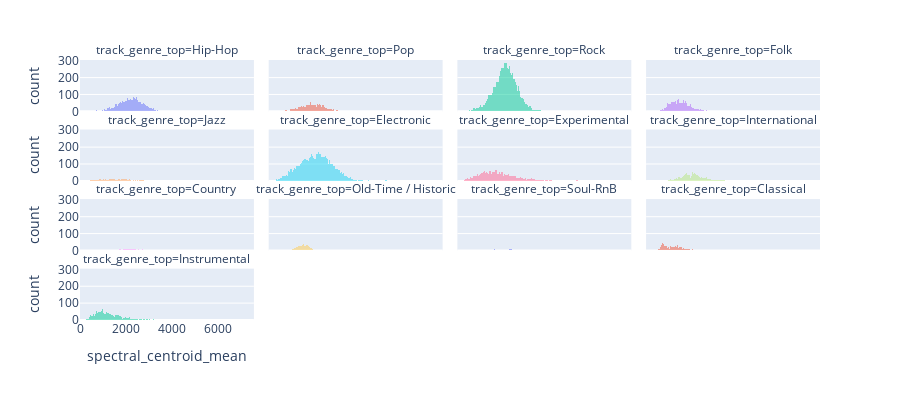
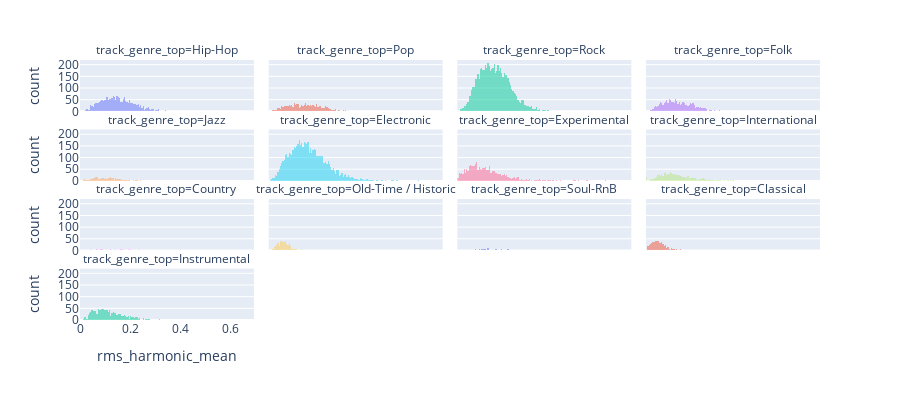

Notebook code for these charts, in order:
### Code cell
import plotly.express as px
# Create an interactive widget to select features.
from ipywidgets import widgets
from IPython.display import display, clear_output

# Create the dropdown widget for feature selection
dropdown = widgets.Dropdown(
    options=features,
    value='tempo',
    description='Feature:',
    disabled=False,
)

# Placeholder for the Plotly figure
figure_placeholder = widgets.Output()

def update_chart(change):
    with figure_placeholder:
        clear_output(wait=False)  # Clear the previous chart
        # Create a new figure with the selected feature
        fig = px.histogram(df_union, x=change.new, color="track_genre_top", barmode="overlay",
                           facet_col="track_genre_top", facet_col_wrap=4)
        fig.update_layout(height=400,showlegend=False)  # Set the desired new height for your chart
        fig.show()

# When the dropdown value changes, update the chart with the new feature
dropdown.observe(update_chart, names='value')

# Display the dropdown
display(dropdown)

# Display the Plotly figure output placeholder
display(figure_placeholder)

### Figure 1 — Plotly figure (JSON) as saved in the notebook; plotly's stock layout.template omitted (floating-point values rounded to 4 significant figures; data arrays with more than 128 entries replaced by an {"elided": "..."} marker saying what was removed)
{"data": [{"alignmentgroup": "True", "bingroup": "x", "hovertemplate": "track_genre_top=Hip-Hop<br>spectral_centroid_mean=%{x}<br>count=%{y}<extra></extra>", "legendgroup": "Hip-Hop", "marker": {"color": "#636efa", "opacity": 0.5, "pattern": {"shape": ""}}, "name": "Hip-Hop", "offsetgroup": "Hip-Hop", "orientation": "v", "showlegend": true, "type": "histogram", "x": {"elided": "1977 float values"}, "xaxis": "x13", "yaxis": "y13"}, {"alignmentgroup": "True", "bingroup": "x", "hovertemplate": "track_genre_top=Pop<br>spectral_centroid_mean=%{x}<br>count=%{y}<extra></extra>", "legendgroup": "Pop", "marker": {"color": "#EF553B", "opacity": 0.5, "pattern": {"shape": ""}}, "name": "Pop", "offsetgroup": "Pop", "orientation": "v", "showlegend": true, "type": "histogram", "x": {"elided": "1064 float values"}, "xaxis": "x14", "yaxis": "y14"}, {"alignmentgroup": "True", "bingroup": "x", "hovertemplate": "track_genre_top=Rock<br>spectral_centroid_mean=%{x}<br>count=%{y}<extra></extra>", "legendgroup": "Rock", "marker": {"color": "#00cc96", "opacity": 0.5, "pattern": {"shape": ""}}, "name": "Rock", "offsetgroup": "Rock", "orientation": "v", "showlegend": true, "type": "histogram", "x": {"elided": "6387 float values"}, "xaxis": "x15", "yaxis": "y15"}, {"alignmentgroup": "True", "bingroup": "x", "hovertemplate": "track_genre_top=Folk<br>spectral_centroid_mean=%{x}<br>count=%{y}<extra></extra>", "legendgroup": "Folk", "marker": {"color": "#ab63fa", "opacity": 0.5, "pattern": {"shape": ""}}, "name": "Folk", "offsetgroup": "Folk", "orientation": "v", "showlegend": true, "type": "histogram", "x": {"elided": "1366 float values"}, "xaxis": "x16", "yaxis": "y16"}, {"alignmentgroup": "True", "bingroup": "x", "hovertemplate": "track_genre_top=Jazz<br>spectral_centroid_mean=%{x}<br>count=%{y}<extra></extra>", "legendgroup": "Jazz", "marker": {"color": "#FFA15A", "opacity": 0.5, "pattern": {"shape": ""}}, "name": "Jazz", "offsetgroup": "Jazz", "orientation": "v", "showlegend": true, "type": "histogram", "x": {"elided": "345 float values"}, "xaxis": "x9", "yaxis": "y9"}, {"alignmentgroup": "True", "bingroup": "x", "hovertemplate": "track_genre_top=Electronic<br>spectral_centroid_mean=%{x}<br>count=%{y}<extra></extra>", "legendgroup": "Electronic", "marker": {"color": "#19d3f3", "opacity": 0.5, "pattern": {"shape": ""}}, "name": "Electronic", "offsetgroup": "Electronic", "orientation": "v", "showlegend": true, "type": "histogram", "x": {"elided": "5680 float values"}, "xaxis": "x10", "yaxis": "y10"}, {"alignmentgroup": "True", "bingroup": "x", "hovertemplate": "track_genre_top=Experimental<br>spectral_centroid_mean=%{x}<br>count=%{y}<extra></extra>", "legendgroup": "Experimental", "marker": {"color": "#FF6692", "opacity": 0.5, "pattern": {"shape": ""}}, "name": "Experimental", "offsetgroup": "Experimental", "orientation": "v", "showlegend": true, "type": "histogram", "x": {"elided": "2025 float values"}, "xaxis": "x11", "yaxis": "y11"}, {"alignmentgroup": "True", "bingroup": "x", "hovertemplate": "track_genre_top=International<br>spectral_centroid_mean=%{x}<br>count=%{y}<extra></extra>", "legendgroup": "International", "marker": {"color": "#B6E880", "opacity": 0.5, "pattern": {"shape": ""}}, "name": "International", "offsetgroup": "International", "orientation": "v", "showlegend": true, "type": "histogram", "x": {"elided": "916 float values"}, "xaxis": "x12", "yaxis": "y12"}, {"alignmentgroup": "True", "bingroup": "x", "hovertemplate": "track_genre_top=Country<br>spectral_centroid_mean=%{x}<br>count=%{y}<extra></extra>", "legendgroup": "Country", "marker": {"color": "#FF97FF", "opacity": 0.5, "pattern": {"shape": ""}}, "name": "Country", "offsetgroup": "Country", "orientation": "v", "showlegend": true, "type": "histogram", "x": {"elided": "160 float values"}, "xaxis": "x5", "yaxis": "y5"}, {"alignmentgroup": "True", "bingroup": "x", "hovertemplate": "track_genre_top=Old-Time / Historic<br>spectral_centroid_mean=%{x}<br>count=%{y}<extra></extra>", "legendgroup": "Old-Time / Historic", "marker": {"color": "#FECB52", "opacity": 0.5, "pattern": {"shape": ""}}, "name": "Old-Time / Historic", "offsetgroup": "Old-Time / Historic", "orientation": "v", "showlegend": true, "type": "histogram", "x": {"elided": "459 float values"}, "xaxis": "x6", "yaxis": "y6"}, {"alignmentgroup": "True", "bingroup": "x", "hovertemplate": "track_genre_top=Soul-RnB<br>spectral_centroid_mean=%{x}<br>count=%{y}<extra></extra>", "legendgroup": "Soul-RnB", "marker": {"color": "#636efa", "opacity": 0.5, "pattern": {"shape": ""}}, "name": "Soul-RnB", "offsetgroup": "Soul-RnB", "orientation": "v", "showlegend": true, "type": "histogram", "x": {"elided": "136 float values"}, "xaxis": "x7", "yaxis": "y7"}, {"alignmentgroup": "True", "bingroup": "x", "hovertemplate": "track_genre_top=Classical<br>spectral_centroid_mean=%{x}<br>count=%{y}<extra></extra>", "legendgroup": "Classical", "marker": {"color": "#EF553B", "opacity": 0.5, "pattern": {"shape": ""}}, "name": "Classical", "offsetgroup": "Classical", "orientation": "v", "showlegend": true, "type": "histogram", "x": {"elided": "557 float values"}, "xaxis": "x8", "yaxis": "y8"}, {"alignmentgroup": "True", "bingroup": "x", "hovertemplate": "track_genre_top=Instrumental<br>spectral_centroid_mean=%{x}<br>count=%{y}<extra></extra>", "legendgroup": "Instrumental", "marker": {"color": "#00cc96", "opacity": 0.5, "pattern": {"shape": ""}}, "name": "Instrumental", "offsetgroup": "Instrumental", "orientation": "v", "showlegend": true, "type": "histogram", "x": {"elided": "1218 float values"}, "xaxis": "x", "yaxis": "y"}], "layout": {"annotations": [{"font": {}, "showarrow": false, "text": "track_genre_top=Instrumental", "x": 0.1175, "xanchor": "center", "xref": "paper", "y": 0.1975, "yanchor": "bottom", "yref": "paper"}, {"font": {}, "showarrow": false, "text": "track_genre_top=Country", "x": 0.1175, "xanchor": "center", "xref": "paper", "y": 0.465, "yanchor": "bottom", "yref": "paper"}, {"font": {}, "showarrow": false, "text": "track_genre_top=Old-Time / Historic", "x": 0.3725, "xanchor": "center", "xref": "paper", "y": 0.465, "yanchor": "bottom", "yref": "paper"}, {"font": {}, "showarrow": false, "text": "track_genre_top=Soul-RnB", "x": 0.6275, "xanchor": "center", "xref": "paper", "y": 0.465, "yanchor": "bottom", "yref": "paper"}, {"font": {}, "showarrow": false, "text": "track_genre_top=Classical", "x": 0.8825, "xanchor": "center", "xref": "paper", "y": 0.465, "yanchor": "bottom", "yref": "paper"}, {"font": {}, "showarrow": false, "text": "track_genre_top=Jazz", "x": 0.1175, "xanchor": "center", "xref": "paper", "y": 0.7325, "yanchor": "bottom", "yref": "paper"}, {"font": {}, "showarrow": false, "text": "track_genre_top=Electronic", "x": 0.3725, "xanchor": "center", "xref": "paper", "y": 0.7325, "yanchor": "bottom", "yref": "paper"}, {"font": {}, "showarrow": false, "text": "track_genre_top=Experimental", "x": 0.6275, "xanchor": "center", "xref": "paper", "y": 0.7325, "yanchor": "bottom", "yref": "paper"}, {"font": {}, "showarrow": false, "text": "track_genre_top=International", "x": 0.8825, "xanchor": "center", "xref": "paper", "y": 0.7325, "yanchor": "bottom", "yref": "paper"}, {"font": {}, "showarrow": false, "text": "track_genre_top=Hip-Hop", "x": 0.1175, "xanchor": "center", "xref": "paper", "y": 1, "yanchor": "bottom", "yref": "paper"}, {"font": {}, "showarrow": false, "text": "track_genre_top=Pop", "x": 0.3725, "xanchor": "center", "xref": "paper", "y": 1, "yanchor": "bottom", "yref": "paper"}, {"font": {}, "showarrow": false, "text": "track_genre_top=Rock", "x": 0.6275, "xanchor": "center", "xref": "paper", "y": 1, "yanchor": "bottom", "yref": "paper"}, {"font": {}, "showarrow": false, "text": "track_genre_top=Folk", "x": 0.8825, "xanchor": "center", "xref": "paper", "y": 1, "yanchor": "bottom", "yref": "paper"}], "barmode": "overlay", "height": 400, "legend": {"title": {"text": "track_genre_top"}, "tracegroupgap": 0}, "margin": {"t": 60}, "showlegend": false, "xaxis": {"anchor": "y", "domain": [0, 0.235], "title": {"text": "spectral_centroid_mean"}}, "xaxis10": {"anchor": "y10", "domain": [0.255, 0.49], "matches": "x", "showticklabels": false}, "xaxis11": {"anchor": "y11", "domain": [0.51, 0.745], "matches": "x", "showticklabels": false}, "xaxis12": {"anchor": "y12", "domain": [0.765, 1.0], "matches": "x", "showticklabels": false}, "xaxis13": {"anchor": "y13", "domain": [0, 0.235], "matches": "x", "showticklabels": false}, "xaxis14": {"anchor": "y14", "domain": [0.255, 0.49], "matches": "x", "showticklabels": false}, "xaxis15": {"anchor": "y15", "domain": [0.51, 0.745], "matches": "x", "showticklabels": false}, "xaxis16": {"anchor": "y16", "domain": [0.765, 1.0], "matches": "x", "showticklabels": false}, "xaxis2": {"anchor": "y2", "domain": [0.255, 0.49], "matches": "x", "title": {"text": "spectral_centroid_mean"}}, "xaxis3": {"anchor": "y3", "domain": [0.51, 0.745], "matches": "x", "title": {"text": "spectral_centroid_mean"}}, "xaxis4": {"anchor": "y4", "domain": [0.765, 1.0], "matches": "x", "title": {"text": "spectral_centroid_mean"}}, "xaxis5": {"anchor": "y5", "domain": [0, 0.235], "matches": "x", "showticklabels": false}, "xaxis6": {"anchor": "y6", "domain": [0.255, 0.49], "matches": "x", "showticklabels": false}, "xaxis7": {"anchor": "y7", "domain": [0.51, 0.745], "matches": "x", "showticklabels": false}, "xaxis8": {"anchor": "y8", "domain": [0.765, 1.0], "matches": "x", "showticklabels": false}, "xaxis9": {"anchor": "y9", "domain": [0, 0.235], "matches": "x", "showticklabels": false}, "yaxis": {"anchor": "x", "domain": [0, 0.1975], "title": {"text": "count"}}, "yaxis10": {"anchor": "x10", "domain": [0.535, 0.7325], "matches": "y", "showticklabels": false}, "yaxis11": {"anchor": "x11", "domain": [0.535, 0.7325], "matches": "y", "showticklabels": false}, "yaxis12": {"anchor": "x12", "domain": [0.535, 0.7325], "matches": "y", "showticklabels": false}, "yaxis13": {"anchor": "x13", "domain": [0.8025, 1], "matches": "y", "title": {"text": "count"}}, "yaxis14": {"anchor": "x14", "domain": [0.8025, 1], "matches": "y", "showticklabels": false}, "yaxis15": {"anchor": "x15", "domain": [0.8025, 1], "matches": "y", "showticklabels": false}, "yaxis16": {"anchor": "x16", "domain": [0.8025, 1], "matches": "y", "showticklabels": false}, "yaxis2": {"anchor": "x2", "domain": [0, 0.1975], "matches": "y", "showticklabels": false}, "yaxis3": {"anchor": "x3", "domain": [0, 0.1975], "matches": "y", "showticklabels": false}, "yaxis4": {"anchor": "x4", "domain": [0, 0.1975], "matches": "y", "showticklabels": false}, "yaxis5": {"anchor": "x5", "domain": [0.2675, 0.465], "matches": "y", "title": {"text": "count"}}, "yaxis6": {"anchor": "x6", "domain": [0.2675, 0.465], "matches": "y", "showticklabels": false}, "yaxis7": {"anchor": "x7", "domain": [0.2675, 0.465], "matches": "y", "showticklabels": false}, "yaxis8": {"anchor": "x8", "domain": [0.2675, 0.465], "matches": "y", "showticklabels": false}, "yaxis9": {"anchor": "x9", "domain": [0.535, 0.7325], "matches": "y", "title": {"text": "count"}}}}

### Figure 2 — Plotly figure (JSON) as saved in the notebook; plotly's stock layout.template omitted (floating-point values rounded to 4 significant figures; data arrays with more than 128 entries replaced by an {"elided": "..."} marker saying what was removed)
{"data": [{"alignmentgroup": "True", "bingroup": "x", "hovertemplate": "track_genre_top=Hip-Hop<br>rms_harmonic_mean=%{x}<br>count=%{y}<extra></extra>", "legendgroup": "Hip-Hop", "marker": {"color": "#636efa", "opacity": 0.5, "pattern": {"shape": ""}}, "name": "Hip-Hop", "offsetgroup": "Hip-Hop", "orientation": "v", "showlegend": true, "type": "histogram", "x": {"elided": "1977 float values"}, "xaxis": "x13", "yaxis": "y13"}, {"alignmentgroup": "True", "bingroup": "x", "hovertemplate": "track_genre_top=Pop<br>rms_harmonic_mean=%{x}<br>count=%{y}<extra></extra>", "legendgroup": "Pop", "marker": {"color": "#EF553B", "opacity": 0.5, "pattern": {"shape": ""}}, "name": "Pop", "offsetgroup": "Pop", "orientation": "v", "showlegend": true, "type": "histogram", "x": {"elided": "1064 float values"}, "xaxis": "x14", "yaxis": "y14"}, {"alignmentgroup": "True", "bingroup": "x", "hovertemplate": "track_genre_top=Rock<br>rms_harmonic_mean=%{x}<br>count=%{y}<extra></extra>", "legendgroup": "Rock", "marker": {"color": "#00cc96", "opacity": 0.5, "pattern": {"shape": ""}}, "name": "Rock", "offsetgroup": "Rock", "orientation": "v", "showlegend": true, "type": "histogram", "x": {"elided": "6387 float values"}, "xaxis": "x15", "yaxis": "y15"}, {"alignmentgroup": "True", "bingroup": "x", "hovertemplate": "track_genre_top=Folk<br>rms_harmonic_mean=%{x}<br>count=%{y}<extra></extra>", "legendgroup": "Folk", "marker": {"color": "#ab63fa", "opacity": 0.5, "pattern": {"shape": ""}}, "name": "Folk", "offsetgroup": "Folk", "orientation": "v", "showlegend": true, "type": "histogram", "x": {"elided": "1366 float values"}, "xaxis": "x16", "yaxis": "y16"}, {"alignmentgroup": "True", "bingroup": "x", "hovertemplate": "track_genre_top=Jazz<br>rms_harmonic_mean=%{x}<br>count=%{y}<extra></extra>", "legendgroup": "Jazz", "marker": {"color": "#FFA15A", "opacity": 0.5, "pattern": {"shape": ""}}, "name": "Jazz", "offsetgroup": "Jazz", "orientation": "v", "showlegend": true, "type": "histogram", "x": {"elided": "345 float values"}, "xaxis": "x9", "yaxis": "y9"}, {"alignmentgroup": "True", "bingroup": "x", "hovertemplate": "track_genre_top=Electronic<br>rms_harmonic_mean=%{x}<br>count=%{y}<extra></extra>", "legendgroup": "Electronic", "marker": {"color": "#19d3f3", "opacity": 0.5, "pattern": {"shape": ""}}, "name": "Electronic", "offsetgroup": "Electronic", "orientation": "v", "showlegend": true, "type": "histogram", "x": {"elided": "5680 float values"}, "xaxis": "x10", "yaxis": "y10"}, {"alignmentgroup": "True", "bingroup": "x", "hovertemplate": "track_genre_top=Experimental<br>rms_harmonic_mean=%{x}<br>count=%{y}<extra></extra>", "legendgroup": "Experimental", "marker": {"color": "#FF6692", "opacity": 0.5, "pattern": {"shape": ""}}, "name": "Experimental", "offsetgroup": "Experimental", "orientation": "v", "showlegend": true, "type": "histogram", "x": {"elided": "2025 float values"}, "xaxis": "x11", "yaxis": "y11"}, {"alignmentgroup": "True", "bingroup": "x", "hovertemplate": "track_genre_top=International<br>rms_harmonic_mean=%{x}<br>count=%{y}<extra></extra>", "legendgroup": "International", "marker": {"color": "#B6E880", "opacity": 0.5, "pattern": {"shape": ""}}, "name": "International", "offsetgroup": "International", "orientation": "v", "showlegend": true, "type": "histogram", "x": {"elided": "916 float values"}, "xaxis": "x12", "yaxis": "y12"}, {"alignmentgroup": "True", "bingroup": "x", "hovertemplate": "track_genre_top=Country<br>rms_harmonic_mean=%{x}<br>count=%{y}<extra></extra>", "legendgroup": "Country", "marker": {"color": "#FF97FF", "opacity": 0.5, "pattern": {"shape": ""}}, "name": "Country", "offsetgroup": "Country", "orientation": "v", "showlegend": true, "type": "histogram", "x": {"elided": "160 float values"}, "xaxis": "x5", "yaxis": "y5"}, {"alignmentgroup": "True", "bingroup": "x", "hovertemplate": "track_genre_top=Old-Time / Historic<br>rms_harmonic_mean=%{x}<br>count=%{y}<extra></extra>", "legendgroup": "Old-Time / Historic", "marker": {"color": "#FECB52", "opacity": 0.5, "pattern": {"shape": ""}}, "name": "Old-Time / Historic", "offsetgroup": "Old-Time / Historic", "orientation": "v", "showlegend": true, "type": "histogram", "x": {"elided": "459 float values"}, "xaxis": "x6", "yaxis": "y6"}, {"alignmentgroup": "True", "bingroup": "x", "hovertemplate": "track_genre_top=Soul-RnB<br>rms_harmonic_mean=%{x}<br>count=%{y}<extra></extra>", "legendgroup": "Soul-RnB", "marker": {"color": "#636efa", "opacity": 0.5, "pattern": {"shape": ""}}, "name": "Soul-RnB", "offsetgroup": "Soul-RnB", "orientation": "v", "showlegend": true, "type": "histogram", "x": {"elided": "136 float values"}, "xaxis": "x7", "yaxis": "y7"}, {"alignmentgroup": "True", "bingroup": "x", "hovertemplate": "track_genre_top=Classical<br>rms_harmonic_mean=%{x}<br>count=%{y}<extra></extra>", "legendgroup": "Classical", "marker": {"color": "#EF553B", "opacity": 0.5, "pattern": {"shape": ""}}, "name": "Classical", "offsetgroup": "Classical", "orientation": "v", "showlegend": true, "type": "histogram", "x": {"elided": "557 float values"}, "xaxis": "x8", "yaxis": "y8"}, {"alignmentgroup": "True", "bingroup": "x", "hovertemplate": "track_genre_top=Instrumental<br>rms_harmonic_mean=%{x}<br>count=%{y}<extra></extra>", "legendgroup": "Instrumental", "marker": {"color": "#00cc96", "opacity": 0.5, "pattern": {"shape": ""}}, "name": "Instrumental", "offsetgroup": "Instrumental", "orientation": "v", "showlegend": true, "type": "histogram", "x": {"elided": "1218 float values"}, "xaxis": "x", "yaxis": "y"}], "layout": {"annotations": [{"font": {}, "showarrow": false, "text": "track_genre_top=Instrumental", "x": 0.1175, "xanchor": "center", "xref": "paper", "y": 0.1975, "yanchor": "bottom", "yref": "paper"}, {"font": {}, "showarrow": false, "text": "track_genre_top=Country", "x": 0.1175, "xanchor": "center", "xref": "paper", "y": 0.465, "yanchor": "bottom", "yref": "paper"}, {"font": {}, "showarrow": false, "text": "track_genre_top=Old-Time / Historic", "x": 0.3725, "xanchor": "center", "xref": "paper", "y": 0.465, "yanchor": "bottom", "yref": "paper"}, {"font": {}, "showarrow": false, "text": "track_genre_top=Soul-RnB", "x": 0.6275, "xanchor": "center", "xref": "paper", "y": 0.465, "yanchor": "bottom", "yref": "paper"}, {"font": {}, "showarrow": false, "text": "track_genre_top=Classical", "x": 0.8825, "xanchor": "center", "xref": "paper", "y": 0.465, "yanchor": "bottom", "yref": "paper"}, {"font": {}, "showarrow": false, "text": "track_genre_top=Jazz", "x": 0.1175, "xanchor": "center", "xref": "paper", "y": 0.7325, "yanchor": "bottom", "yref": "paper"}, {"font": {}, "showarrow": false, "text": "track_genre_top=Electronic", "x": 0.3725, "xanchor": "center", "xref": "paper", "y": 0.7325, "yanchor": "bottom", "yref": "paper"}, {"font": {}, "showarrow": false, "text": "track_genre_top=Experimental", "x": 0.6275, "xanchor": "center", "xref": "paper", "y": 0.7325, "yanchor": "bottom", "yref": "paper"}, {"font": {}, "showarrow": false, "text": "track_genre_top=International", "x": 0.8825, "xanchor": "center", "xref": "paper", "y": 0.7325, "yanchor": "bottom", "yref": "paper"}, {"font": {}, "showarrow": false, "text": "track_genre_top=Hip-Hop", "x": 0.1175, "xanchor": "center", "xref": "paper", "y": 1, "yanchor": "bottom", "yref": "paper"}, {"font": {}, "showarrow": false, "text": "track_genre_top=Pop", "x": 0.3725, "xanchor": "center", "xref": "paper", "y": 1, "yanchor": "bottom", "yref": "paper"}, {"font": {}, "showarrow": false, "text": "track_genre_top=Rock", "x": 0.6275, "xanchor": "center", "xref": "paper", "y": 1, "yanchor": "bottom", "yref": "paper"}, {"font": {}, "showarrow": false, "text": "track_genre_top=Folk", "x": 0.8825, "xanchor": "center", "xref": "paper", "y": 1, "yanchor": "bottom", "yref": "paper"}], "barmode": "overlay", "height": 400, "legend": {"title": {"text": "track_genre_top"}, "tracegroupgap": 0}, "margin": {"t": 60}, "showlegend": false, "xaxis": {"anchor": "y", "domain": [0, 0.235], "title": {"text": "rms_harmonic_mean"}}, "xaxis10": {"anchor": "y10", "domain": [0.255, 0.49], "matches": "x", "showticklabels": false}, "xaxis11": {"anchor": "y11", "domain": [0.51, 0.745], "matches": "x", "showticklabels": false}, "xaxis12": {"anchor": "y12", "domain": [0.765, 1.0], "matches": "x", "showticklabels": false}, "xaxis13": {"anchor": "y13", "domain": [0, 0.235], "matches": "x", "showticklabels": false}, "xaxis14": {"anchor": "y14", "domain": [0.255, 0.49], "matches": "x", "showticklabels": false}, "xaxis15": {"anchor": "y15", "domain": [0.51, 0.745], "matches": "x", "showticklabels": false}, "xaxis16": {"anchor": "y16", "domain": [0.765, 1.0], "matches": "x", "showticklabels": false}, "xaxis2": {"anchor": "y2", "domain": [0.255, 0.49], "matches": "x", "title": {"text": "rms_harmonic_mean"}}, "xaxis3": {"anchor": "y3", "domain": [0.51, 0.745], "matches": "x", "title": {"text": "rms_harmonic_mean"}}, "xaxis4": {"anchor": "y4", "domain": [0.765, 1.0], "matches": "x", "title": {"text": "rms_harmonic_mean"}}, "xaxis5": {"anchor": "y5", "domain": [0, 0.235], "matches": "x", "showticklabels": false}, "xaxis6": {"anchor": "y6", "domain": [0.255, 0.49], "matches": "x", "showticklabels": false}, "xaxis7": {"anchor": "y7", "domain": [0.51, 0.745], "matches": "x", "showticklabels": false}, "xaxis8": {"anchor": "y8", "domain": [0.765, 1.0], "matches": "x", "showticklabels": false}, "xaxis9": {"anchor": "y9", "domain": [0, 0.235], "matches": "x", "showticklabels": false}, "yaxis": {"anchor": "x", "domain": [0, 0.1975], "title": {"text": "count"}}, "yaxis10": {"anchor": "x10", "domain": [0.535, 0.7325], "matches": "y", "showticklabels": false}, "yaxis11": {"anchor": "x11", "domain": [0.535, 0.7325], "matches": "y", "showticklabels": false}, "yaxis12": {"anchor": "x12", "domain": [0.535, 0.7325], "matches": "y", "showticklabels": false}, "yaxis13": {"anchor": "x13", "domain": [0.8025, 1], "matches": "y", "title": {"text": "count"}}, "yaxis14": {"anchor": "x14", "domain": [0.8025, 1], "matches": "y", "showticklabels": false}, "yaxis15": {"anchor": "x15", "domain": [0.8025, 1], "matches": "y", "showticklabels": false}, "yaxis16": {"anchor": "x16", "domain": [0.8025, 1], "matches": "y", "showticklabels": false}, "yaxis2": {"anchor": "x2", "domain": [0, 0.1975], "matches": "y", "showticklabels": false}, "yaxis3": {"anchor": "x3", "domain": [0, 0.1975], "matches": "y", "showticklabels": false}, "yaxis4": {"anchor": "x4", "domain": [0, 0.1975], "matches": "y", "showticklabels": false}, "yaxis5": {"anchor": "x5", "domain": [0.2675, 0.465], "matches": "y", "title": {"text": "count"}}, "yaxis6": {"anchor": "x6", "domain": [0.2675, 0.465], "matches": "y", "showticklabels": false}, "yaxis7": {"anchor": "x7", "domain": [0.2675, 0.465], "matches": "y", "showticklabels": false}, "yaxis8": {"anchor": "x8", "domain": [0.2675, 0.465], "matches": "y", "showticklabels": false}, "yaxis9": {"anchor": "x9", "domain": [0.535, 0.7325], "matches": "y", "title": {"text": "count"}}}}
